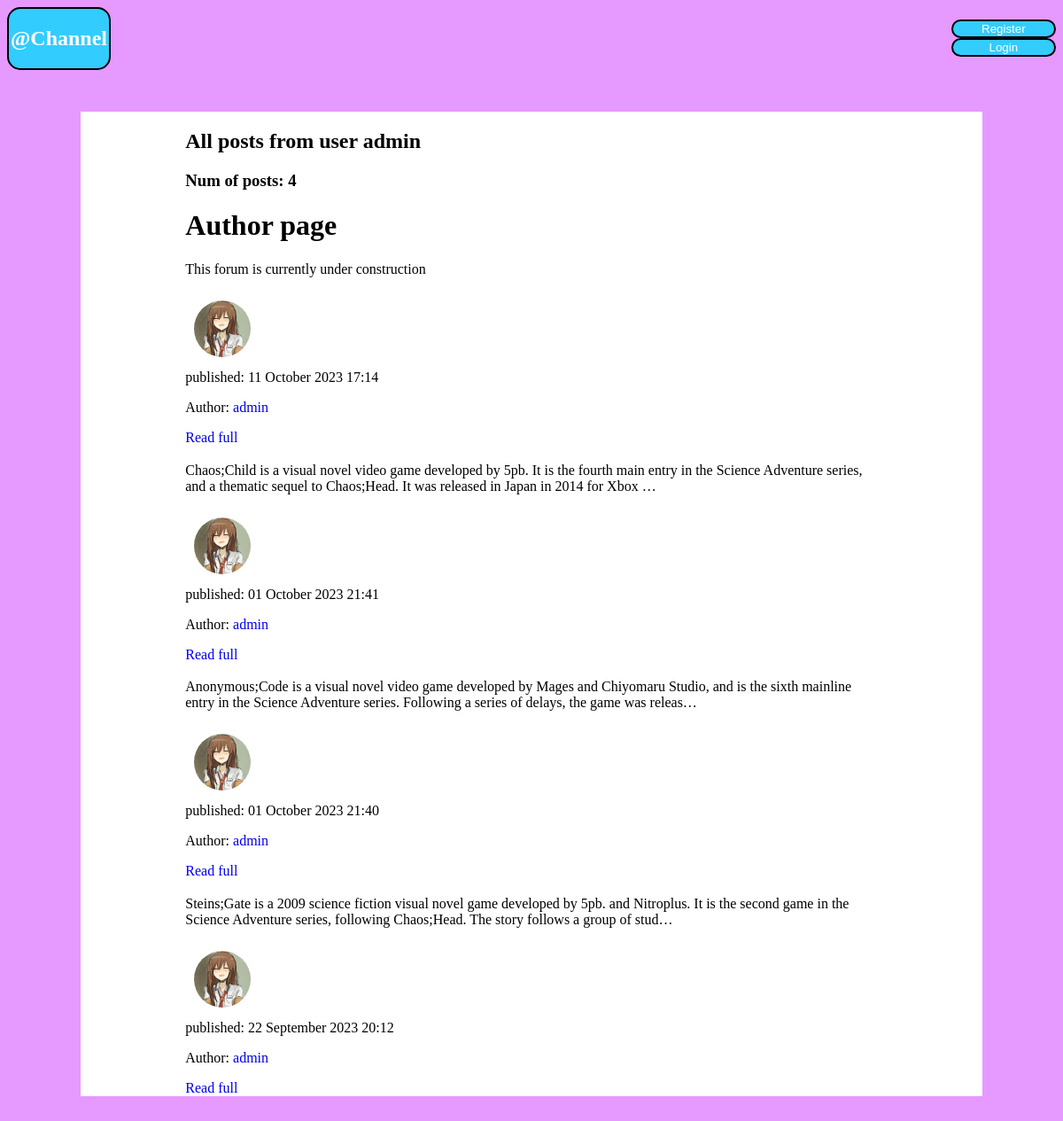
Page /user/admin on the earlier database version.
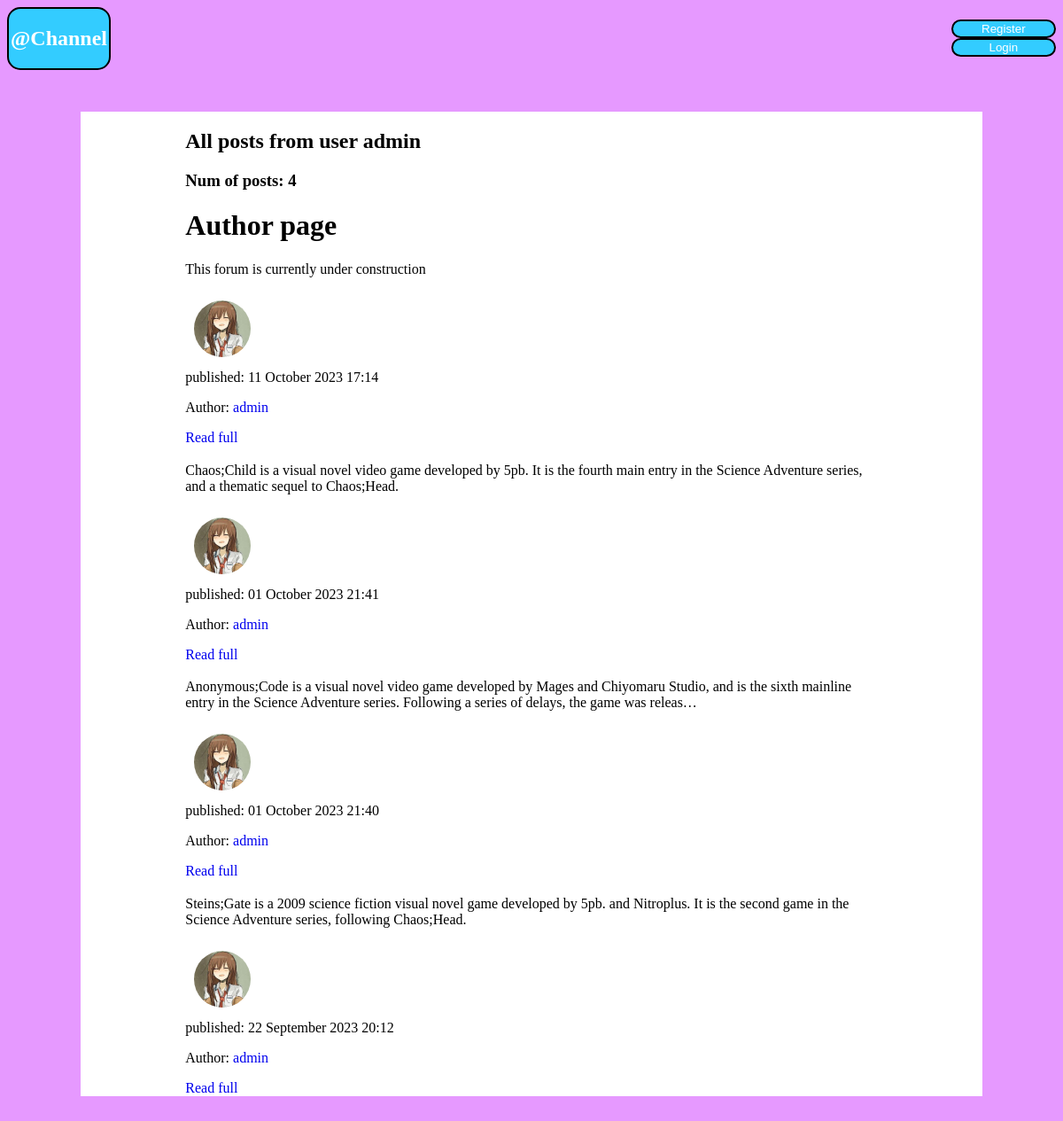
Same page on the later database version.
### blog/models.py (models this page shows, shortened)
class News(models.Model):
    text = models.TextField("Text", max_length= 500)
    date = models.DateTimeField('date', default=timezone.now)
    author = models.ForeignKey(User, verbose_name='author', on_delete=models.CASCADE,  null=True)
    thread = models.ForeignKey(Threads, verbose_name='thread', on_delete=models.CASCADE, null=True)
    class Meta:
        verbose_name = 'New'
        verbose_name_plural = 'News'

### users/models.py (models this page shows, shortened)
class Profile(models.Model):
    user = models.OneToOneField(User, on_delete=models.CASCADE)
    img = models.ImageField("user Photo", default='kris.png', upload_to='user_images')
    class Meta:
        verbose_name = 'Profile'
        verbose_name_plural = "Profiles"

### blog/views.py (the view)
# urls.py: path('user/<str:username>', views.UserAllNewsView.as_view(), name='user-comment'),
class UserAllNewsView(ListView):
    model = News
    template_name = 'blog/comments_user.html'
    context_object_name = 'news'
    paginate_by = 5
    def get_queryset(self):
        user = get_list_or_404(User, username=self.kwargs['username'])[0]
        return News.objects.filter(author=user).order_by('-date')
    def get_context_data(self, **kwargs):
        ctx = super(UserAllNewsView, self).get_context_data(**kwargs)
        ctx['title'] = 'Author page'
        return ctx

### blog/templates/blog/comments_user.html (shortened to what this page needs)
{% extends 'blog/base.html' %}
{% block content %}
    <h2>All posts from user {{ view.kwargs.username }}</h2>
    <h3>Num of posts: {{ page_obj.paginator.count }}</h3>
    <h1>{{ title }}</h1>
    {% for post in news %}
        <div class="alert alert-dark">
            <p>{{ post.text|truncatechars:200|striptags }}</p>
            <div class="row">
                <div>
                    <img src="{{ post.author.profile.img.url }}" alt="{{ post.author }}" class="user_images" >
                </div>
                <div class="mt-2">
                    <span class="text-muted" >published: {{ post.date|date:"d E Y H:i" }}</span>
                    {% if post.author %}
                        <p>Author: <a href="{% url 'user-comment' post.author %}">{{ post.author }}</a></p>
                    {% else %}
                        <p>Author: <b>Anonymous</b>, date: {{ post.date|date }}</p>
                    {% endif %}
                </div>
            </div>
            <a href="{% url 'comment-detail' post.id %}" class="btn btn-outline-warning">Read full </a>
        </div>
    {% endfor %}
{% endblock %}

Differences in the rows shown:
changed News: text "…thematic sequel to Chaos;Head. It was released in Japan in 2014 for Xbox …" → "Chaos;Child is a visual novel video game developed by 5pb. It is the fourth main entry in the Science Adventure series, and a thematic sequel to Chaos;Head."
changed News: text "…Adventure series, following Chaos;Head. The story follows a group of stud…" → "…Adventure series, following Chaos;Head."
